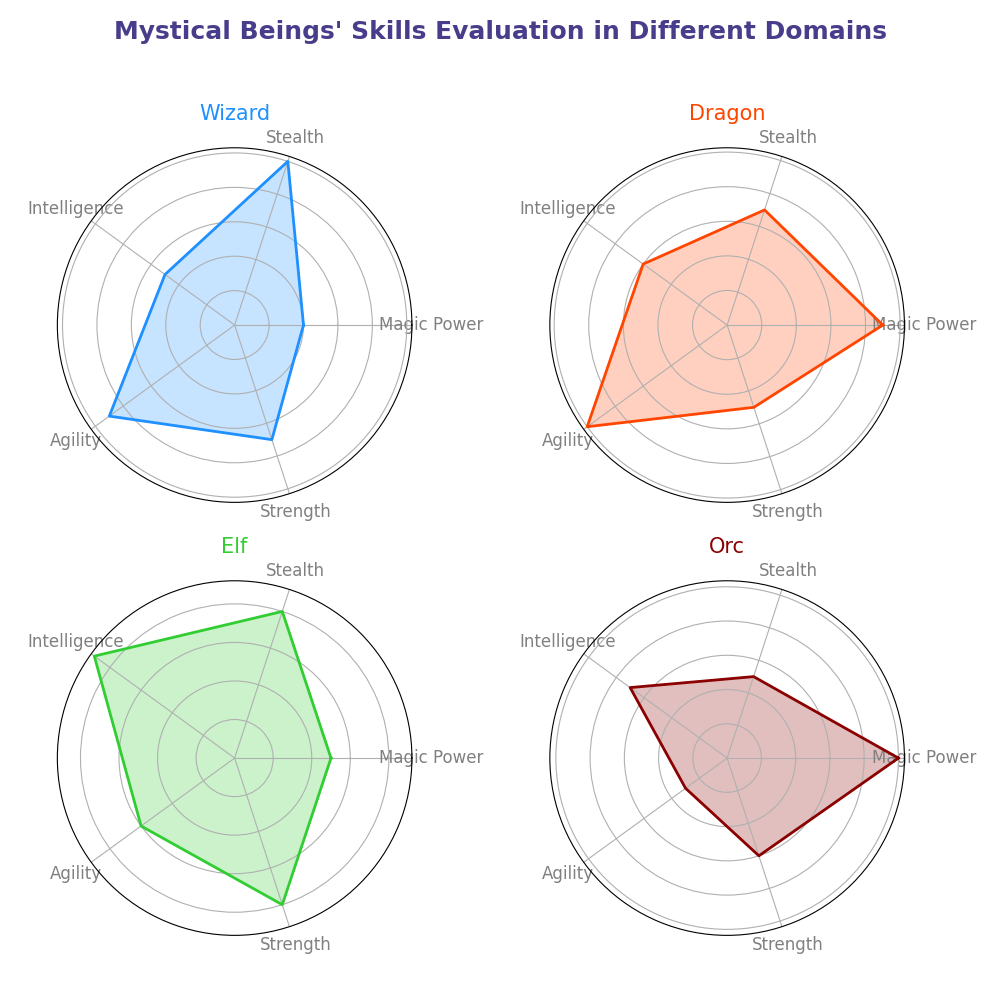

Write Python code to recreate this figure.
import matplotlib.pyplot as plt
import numpy as np

# Altered fantasy creatures and attributes
creatures = ['Wizard', 'Dragon', 'Elf', 'Orc']
attributes = ['Magic Power', 'Stealth', 'Intelligence', 'Agility', 'Strength']

# Data reuses the same creature mapping
data = {
    'Wizard': [4, 10, 5, 9, 7],
    'Dragon': [9, 7, 6, 10, 5],
    'Elf': [5, 8, 9, 6, 8],
    'Orc': [10, 5, 7, 3, 6]
}

num_vars = len(attributes)

angles = np.linspace(0, 2 * np.pi, num_vars, endpoint=False).tolist()
angles += angles[:1]

def radar_chart(ax, values, creature_name, color):
    values += values[:1]
    ax.fill(angles, values, color=color, alpha=0.25)
    ax.plot(angles, values, color=color, linewidth=2)

    ax.set_xticks(angles[:-1])
    ax.set_xticklabels(attributes, color='grey', fontsize=12)
    ax.set_yticklabels([])

    ax.set_title(creature_name, size=15, color=color, pad=20)

colors = ['#1E90FF', '#FF4500', '#32CD32', '#8B0000']

fig, axs = plt.subplots(nrows=2, ncols=2, figsize=(10, 10), subplot_kw=dict(polar=True))
fig.subplots_adjust(hspace=0.4, wspace=0.4)

for ax, (creature, color) in zip(axs.flat, zip(creatures, colors)):
    radar_chart(ax, data[creature], creature, color)

plt.suptitle("Mystical Beings' Skills Evaluation in Different Domains", 
             fontsize=18, fontweight='bold', color='darkslateblue')

plt.tight_layout(rect=[0, 0.03, 1, 0.95])

plt.show()
